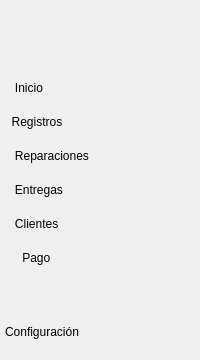
     <widget class="QWidget" name="menu" native="true">
      <property name="maximumSize">
       <size>
        <width>250</width>
        <height>16777215</height>
       </size>
      </property>
      <property name="styleSheet">
       <string notr="true">#menu{
	background-color: rgba(7, 39, 67, 140);
}
QWidget#centralwidget QPushButton:hover {
	
	background-color: qlineargradient(spread:pad, x1:1, y1:1, x2:1, y2:1, stop:0 rgba(15, 58, 90, 185), stop:1 rgba(255, 255, 255, 255));
	border-top-left-radius: 20px
}
QWidget#centralwidget QPushButton{
	border-bottom-right-radius:20px
}
QWidget#centralwidget QPushButton:checked {
       /* al presionar */
	background-color: rgb(7, 39, 67);
    border-top-left-radius: 20px;
	color: rgb(255,255,255);
}

</string>
      </property>
      <layout class="QVBoxLayout" name="verticalLayout">
       <property name="spacing">
        <number>0</number>
       </property>
       <property name="leftMargin">
        <number>0</number>
       </property>
       <property name="rightMargin">
        <number>0</number>
       </property>
       <item>
        <spacer name="verticalSpacer_2">
         <property name="orientation">
          <enum>Qt::Orientation::Vertical</enum>
         </property>
         <property name="sizeType">
          <enum>QSizePolicy::Policy::Fixed</enum>
         </property>
         <property name="sizeHint" stdset="0">
          <size>
           <width>20</width>
           <height>60</height>
          </size>
         </property>
        </spacer>
       </item>
       <item>
        <widget class="QPushButton" name="btninicio">
         <property name="styleSheet">
          <string notr="true">QPushButton{
border: none;
font: 600 11pt &quot;Segoe UI&quot;;
text-align: left;
padding: 10px 5px;
}
QWidget#centralwidget QPushButton:checked {
	background-color: rgb(7, 39, 67);
	border-top-left-radius: 20px
}



</string>
         </property>
         <property name="text">
          <string>   Inicio</string>
         </property>
         <property name="icon">
          <iconset resource="../../recursos/recursos.qrc">
           <normaloff>:/iconos/iconos/casa.ico</normaloff>:/iconos/iconos/casa.ico</iconset>
         </property>
         <property name="iconSize">
          <size>
           <width>30</width>
           <height>30</height>
          </size>
         </property>
         <property name="checkable">
          <bool>true</bool>
         </property>
         <property name="checked">
          <bool>true</bool>
         </property>
         <property name="autoRepeat">
          <bool>false</bool>
         </property>
         <property name="autoExclusive">
          <bool>true</bool>
         </property>
        </widget>
       </item>
       <item>
        <widget class="QPushButton" name="btnregistros">
         <property name="styleSheet">
          <string notr="true">QPushButton{
border:none;
font: 600 11pt &quot;Segoe UI&quot;;
text-align: left;
padding: 10px 5px;
}
QWidget#centralwidget QPushButton:checked {
       /* al presionar */
	background-color: rgb(7, 39, 67);
    border-top-left-radius: 20px
}
</string>
         </property>
         <property name="text">
          <string>  Registros</string>
         </property>
         <property name="icon">
          <iconset resource="../../recursos/recursos.qrc">
           <normaloff>:/iconos/iconos/recivir.ico</normaloff>:/iconos/iconos/recivir.ico</iconset>
         </property>
         <property name="iconSize">
          <size>
           <width>40</width>
           <height>40</height>
          </size>
         </property>
         <property name="checkable">
          <bool>true</bool>
         </property>
         <property name="autoExclusive">
          <bool>true</bool>
         </property>
        </widget>
       </item>
       <item>
        <widget class="QPushButton" name="btnreparaciones">
         <property name="styleSheet">
          <string notr="true">QPushButton{
border:none;
font: 600 11pt &quot;Segoe UI&quot;;
text-align: left;
padding: 10px 5px;
}
QWidget#centralwidget QPushButton:checked {
       /* al presionar */
	background-color: rgb(7, 39, 67);
    border-top-left-radius: 20px
}
</string>
         </property>
         <property name="text">
          <string>   Reparaciones</string>
         </property>
         <property name="icon">
          <iconset resource="../../recursos/recursos.qrc">
           <normaloff>:/iconos/iconos/multimetro.ico</normaloff>:/iconos/iconos/multimetro.ico</iconset>
         </property>
         <property name="iconSize">
          <size>
           <width>40</width>
           <height>40</height>
          </size>
         </property>
         <property name="checkable">
          <bool>true</bool>
         </property>
         <property name="autoExclusive">
          <bool>true</bool>
         </property>
        </widget>
       </item>
       <item>
        <widget class="QPushButton" name="btnentregas">
         <property name="styleSheet">
          <string notr="true">QPushButton{
border:none;
font: 600 11pt &quot;Segoe UI&quot;;
text-align: left;
padding: 10px 5px;
}
QWidget#centralwidget QPushButton:checked {
       /* al presionar */
	background-color: rgb(7, 39, 67);
    border-top-left-radius: 20px
}
</string>
         </property>
         <property name="text">
          <string>   Entregas</string>
         </property>
         <property name="icon">
          <iconset resource="../../recursos/recursos.qrc">
           <normaloff>:/iconos/iconos/entrega.ico</normaloff>:/iconos/iconos/entrega.ico</iconset>
         </property>
         <property name="iconSize">
          <size>
           <width>35</width>
           <height>35</height>
          </size>
         </property>
         <property name="checkable">
          <bool>true</bool>
         </property>
         <property name="autoExclusive">
          <bool>true</bool>
         </property>
        </widget>
       </item>
       <item>
        <widget class="QPushButton" name="btnclientes">
         <property name="styleSheet">
          <string notr="true">QPushButton{
border:none;
font: 600 11pt &quot;Segoe UI&quot;;
text-align: left;
padding: 10px 5px;
}
QWidget#centralwidget QPushButton:checked {
       /* al presionar */
	background-color: rgb(7, 39, 67);
    border-top-left-radius: 20px
}
</string>
         </property>
         <property name="text">
          <string>   Clientes</string>
         </property>
         <property name="icon">
          <iconset resource="../../recursos/recursos.qrc">
           <normaloff>:/iconos/iconos/clientes.ico</normaloff>:/iconos/iconos/clientes.ico</iconset>
         </property>
         <property name="iconSize">
          <size>
           <width>35</width>
           <height>35</height>
          </size>
         </property>
         <property name="checkable">
          <bool>true</bool>
         </property>
         <property name="autoExclusive">
          <bool>true</bool>
         </property>
        </widget>
       </item>
       <item>
        <widget class="QPushButton" name="btnpago">
         <property name="styleSheet">
          <string notr="true">QPushButton{
border:none;
font: 600 11pt &quot;Segoe UI&quot;;
text-align: left;
padding: 10px 9px;
}
QWidget#centralwidget QPushButton:checked {
       /* al presionar */
	background-color: rgb(7, 39, 67);
    border-top-left-radius: 20px
}
</string>
         </property>
         <property name="text">
          <string>    Pago</string>
         </property>
         <property name="icon">
          <iconset resource="../../recursos/recursos.qrc">
           <normaloff>:/iconos/iconos/pago.ico</normaloff>:/iconos/iconos/pago.ico</iconset>
         </property>
         <property name="iconSize">
          <size>
           <width>35</width>
           <height>35</height>
          </size>
         </property>
         <property name="checkable">
          <bool>true</bool>
         </property>
         <property name="autoExclusive">
          <bool>true</bool>
         </property>
        </widget>
       </item>
       <item>
        <spacer name="verticalSpacer">
         <property name="orientation">
          <enum>Qt::Orientation::Vertical</enum>
         </property>
         <property name="sizeHint" stdset="0">
          <size>
           <width>20</width>
           <height>40</height>
          </size>
         </property>
        </spacer>
       </item>
       <item>
        <widget class="QPushButton" name="btnconfig">
         <property name="styleSheet">
          <string notr="true">QPushButton{
border:none;
font: 600 11pt &quot;Segoe UI&quot;;
text-align: left;
padding: 10px 5px;
}
QWidget#centralwidget QPushButton:checked {
       /* al presionar */
	background-color: rgb(7, 39, 67);
    border-top-left-radius: 20px
}
</string>
         </property>
         <property name="text">
          <string>Configuración</string>
         </property>
         <property name="icon">
          <iconset resource="../../recursos/recursos.qrc">
           <normaloff>:/iconos/iconos/config.ico</normaloff>:/iconos/iconos/config.ico</iconset>
         </property>
         <property name="iconSize">
          <size>
           <width>30</width>
           <height>30</height>
          </size>
         </property>
         <property name="checkable">
          <bool>true</bool>
         </property>
         <property name="autoExclusive">
          <bool>true</bool>
         </property>
        </widget>
       </item>
      </layout>
     </widget>
